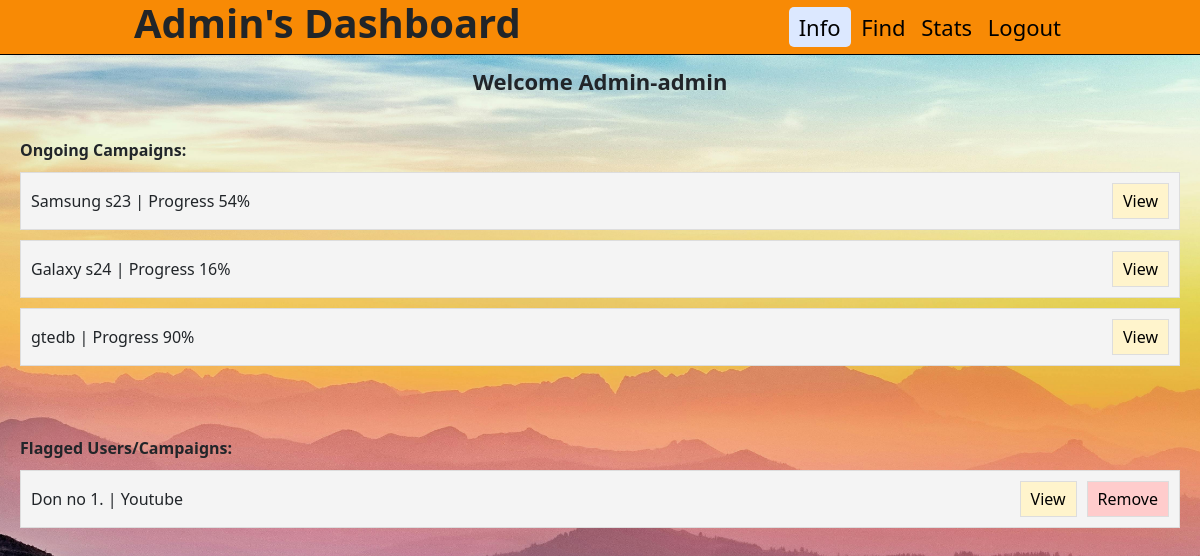
Screenshot of /admindashboard (signed in) with the database file from the repository.
### backend/models.py (models this page shows)
class Campaign_Info(db.Model):
    __tablename__="campaign_info"
    id=db.Column(db.Integer,primary_key=True)
    name=db.Column(db.String,nullable=False)
    description=db.Column(db.String,nullable=False)
    start_date=db.Column(db.String,nullable=False)
    end_date=db.Column(db.String,nullable=False)
    budget=db.Column(db.String,nullable=False)
    visibility=db.Column(db.String,nullable=False,default="private")
    goals=db.Column(db.String,nullable=False)
    niche=db.Column(db.String,nullable=False,default="Not specific")
    sponsor_id=db.Column(db.Integer,db.ForeignKey("sponsor_info.id"),nullable=False)
    adrequest_info=db.relationship("Adrequest_Info",backref="campaign_info")
    flagged=db.Column(db.String,nullable=False,default="NO")

class Influencer_Info(db.Model):
    __tablename__="influencer_info"
    id=db.Column(db.Integer,primary_key=True)
    user_name=db.Column(db.String,unique=True,nullable=False)
    password=db.Column(db.String,nullable=False)
    platform=db.Column(db.String,nullable=False)
    Followers=db.Column(db.Integer,nullable=False)
    name=db.Column(db.String,nullable=False)
    niche=db.Column(db.String,nullable=False)
    adrequest_info=db.relationship("Adrequest_Info",backref="influencer_info")
    flagged=db.Column(db.String,nullable=False,default="NO")

### backend/controllers.py (the view)
@app.route("/admindashboard", methods=["GET", "POST"])
def admindashboard():
    if 'admin' not in session:
        return redirect(url_for('adminlogin'))
    uname = session.get('admin')
    campaigns = fetch_campaigns()
    flagged_campaigns = Campaign_Info.query.filter_by(flagged="YES").all()
    flagged_influencers = Influencer_Info.query.filter_by(flagged="YES").all()
    flagged_sponsors = Sponsor_Info.query.filter_by(flagged="YES").all()
    flagged_list = {}
    for campaign in flagged_campaigns:
        flagged_list[f"campaign_{campaign.id}"] = [
            "campaign", campaign.name, campaign.sponsor_info.name, campaign.description,
            campaign.start_date, campaign.end_date, campaign.budget, campaign.visibility, campaign.goals
        ]
    for influencer in flagged_influencers:
        flagged_list[f"influencer_{influencer.id}"] = [
            "influencer", influencer.name,influencer.platform, influencer.Followers,influencer.niche,influencer.user_name
        ]
    for sponsor in flagged_sponsors:
        flagged_list[f"sponsor_{sponsor.id}"] = [
            "sponsor", sponsor.name, sponsor.industry
        ]
    for campaign in campaigns.values():
        campaign_id = campaign['id']
        ad_requests = Adrequest_Info.query.filter_by(campaign_id=campaign_id).all()
        campaign['ad_requests'] = [{
            'name': ad.name,
            'messages': ad.messages,
            'requirements': ad.requirements,
            'payment_amount': ad.payment_amount,
            'status': ad.status,
            'ad_status_sponsor': ad.ad_status_sponsor
        } for ad in ad_requests]
    return render_template(
        "admindashboard.html",
        user=uname,
        campaigns=campaigns,
        flagged=flagged_list,
    )

### backend/controllers.py (called while the page is built)
def calculate_progress(start_date, end_date):
    start = datetime.strptime(start_date, "%d-%m-%y")
    end = datetime.strptime(end_date, "%d-%m-%y")
    now = datetime.now()
    if now < start:
        return 0
    elif now > end:
        return 100
    else:
        total_duration = (end - start).days
        elapsed_duration = (now - start).days
        progress = (elapsed_duration / total_duration) * 100
        return int(progress)

def fetch_campaigns():
    campaigns = Campaign_Info.query.filter_by(flagged="NO").all()
    campaign_list = {}
    for campaign in campaigns:
        progress = calculate_progress(campaign.start_date, campaign.end_date)
        if progress<100:
         campaign_list[campaign.id] = {
            'name': campaign.name,
            'progress': f"Progress {progress}%",
            'description': campaign.description,
            'start_date': campaign.start_date,
            'end_date': campaign.end_date,
            'budget': campaign.budget,
            'visibility':campaign.visibility,
            'goals':campaign.goals,
            'sponsor_name':campaign.sponsor_info.name,
            'id':campaign.id,
            'niche':campaign.niche
        }
    return campaign_list

### templates/admindashboard.html (shortened to what this page needs)
<!DOCTYPE html>
<html lang="en">
<head>
    <link rel="stylesheet" href="/static/style.css">
    <link href="https://cdn.jsdelivr.net/npm/bootstrap@5.0.2/dist/css/bootstrap.min.css" rel="stylesheet">
</head>
<body class="bfdadmindash">
    <header>
        <nav class="navigation">
            <h1 id="admindash"><b>Admin's Dashboard</b></h1>
            <div id="admin_button">
                <a href="#" id="active" class="bt">Info</a>
                <a href="/adminsearch" class="bt">Find</a>
                <a href="/adminstats" class="bt">Stats</a>
                <a href="/adminlogin" class="bt">Logout</a>
            </div>
        </nav>
    </header>
    <div class="greet">Welcome Admin-{{user}}</div>
    <div class="container-unique">
        <div class="section-title-unique">Ongoing Campaigns:</div>
        {% if campaigns %}
            {% for key, values in campaigns.items() %}
                <div class="item-unique">
                    <div>{{ values['name'] }} | {{ values['progress'] }}</div>
                    <button type="button" class="view-unique" data-bs-toggle="modal" data-bs-target="#campaignModal{{ key }}">View</button>
                </div>
            {% endfor %}
        {% else %}
            <h6>No Ongoing Campaigns</h6>
        {% endif %}
    </div>
    <div class="container-unique">
        <div class="section-title-unique">Flagged Users/Campaigns:</div>
        {% if flagged %}
            {% for key, values in flagged.items() %}
                <div class="item-unique">
                    {% if values[0] == "campaign" %}
                        <div>{{ values[1] }} | {{ values[2] }}</div>
                        <div>
                            <button type="button" class="view-unique" data-bs-toggle="modal" data-bs-target="#flaggedModal{{ key }}">View</button>
                            <form action="{{ url_for('unflag_item', item_type=values[0], item_id=key.split('_')[1]) }}" method="POST" style="display: inline;">
                              <button type="submit" class="remove-unique">Remove</button>
                          </form>
                        </div>
                    {% elif values[0] == "influencer" %}
                        <div>{{ values[1] }} | {{ values[2] }}</div>
                        <div>
                            <button type="button" class="view-unique" data-bs-toggle="modal" data-bs-target="#flaggedModal{{ key }}">View</button>
                            <form action="{{ url_for('unflag_item', item_type=values[0], item_id=key.split('_')[1]) }}" method="POST" style="display: inline;">
                              <button type="submit" class="remove-unique">Remove</button>
                          </form>
                        </div>
                    {% endif %}
                </div>
            {% endfor %}
        {% else %}
            <h6>No Flagged Users/Campaigns</h6>
        {% endif %}
    </div>
</body>
</html>

### static/style.css (style rules this page uses)
* { margin: 0; padding: 0; }
.bt { text-decoration: none; padding: 5px; color: black; }
.bfdadmindash { background-image:url(/static/img/img-admindash.jpg); background-repeat: no-repeat; background-size: cover; background-position: center; }
#active { background-color: #dce8ff; padding: 5px 10px; border-radius: 5px; }
.navigation { display: flex; background-color: rgb(248, 138, 5); height: 55px;; justify-content: space-around; align-items: center; border-bottom: 1px solid black; }
#admin_button { font-size: 22px; }
.greet { display: flex; justify-content: center; align-content: center; font-size: 22px; margin-top: 10px; font-weight: 600; }
.container-unique { padding: 20px; }
.section-title-unique { font-size: 16px; margin: 20px 0 10px; font-weight: bold; }
.item-unique { display: flex; justify-content: space-between; align-items: center; background-color: #f4f4f4; padding: 10px; border: 1px solid #ddd; margin-bottom: 10px; }
.item-unique div { display: flex; align-items: center; }
.item-unique button { padding: 5px 10px; margin-left: 10px; cursor: pointer; }
.item-unique button.view-unique { background-color: #fff4cc; border: 1px solid #ddd; }
.item-unique button.remove-unique { background-color: #ffcccc; border: 1px solid #ddd; }

### templates/admindashboard.html (style rules this page uses)
body,html { height: 100%; }

### rows the page displays
Campaign_Info: name "Samsung s23"
Campaign_Info: name "Galaxy s24"
Campaign_Info: name "gtedb"
Influencer_Info: name "Don no 1.", platform "Youtube"

### other values shown
{{ user }} "admin"
{{ values['progress'] }} "Progress 54%" "Progress 16%" "Progress 90%"
